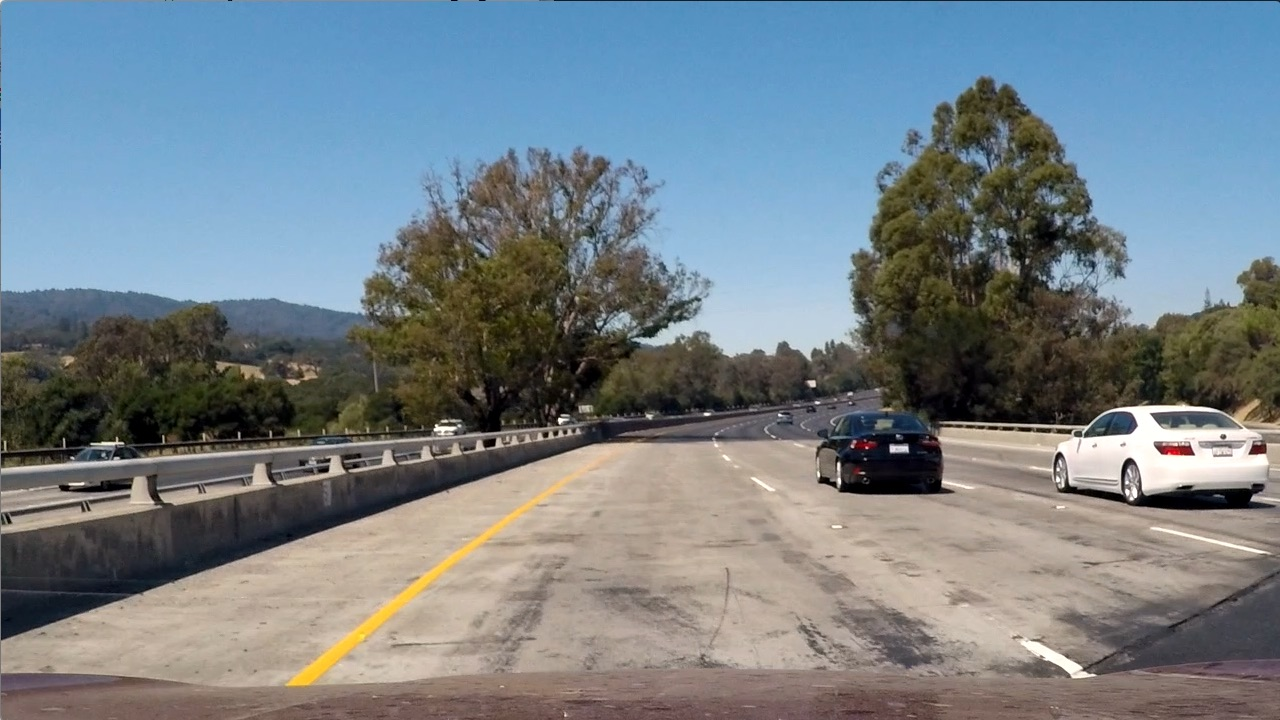
#> input picture Term1/CarND-Vehicle-Detection-master_P5/test_images/test1.jpg, 1280 x 720 px
$ jupyter execute --allow-errors Project5_vehical_detection.ipynb   (shell and % lines are left out)   (older library calls are emulated)
#> lines starting #> are read from the running program, lines starting #| are printed output that depends on the picture; after the words box and inside, x2 and y2 are one past the last pixel; in counts of white or black regions, pixels touching at a corner belong together
# Preprocessing , training dataset
## Udacity Self Driving Car Engineer Nanodegree - Project 5

In this fill we will processs the data and train the classifier:
- Identify vehicles in images
- Track vehicles across frames in a video stream

[cell 1]
# Import Libraries
import cv2
import numpy as np
import pandas as pd
from skimage.feature import hog
from skimage.io import imread
from scipy.misc import imresize
import matplotlib.pyplot as plt
from sklearn.externals import joblib
import matplotlib.image as mpimg
import glob
#> (the rest of this cell did not finish here and is left out)

###Step1: Define a function to draw boxes

Defines a fucntion called draw_boxes which takes the image , box boundiries, color and thickness and input and return and image with boxes drawn on it, uses open cv function cv2.rectangle to do this.

[cell 2]
def draw_boxes(img, bboxes, color=(255, 0, 255), thick=6):
    # make a copy of the image
#> called with color = (255, 0, 255), thick = 6
    draw_img = np.copy(img)
#> draw_img is the input picture: shape (720, 1280, 3); mean R, G, B 117.5, 128.7, 135.5
    # draw each bounding box on your image copy using cv2.rectangle()
    for box in bboxes:
        cv2.rectangle(draw_img, box[0], box[1], color, thick)
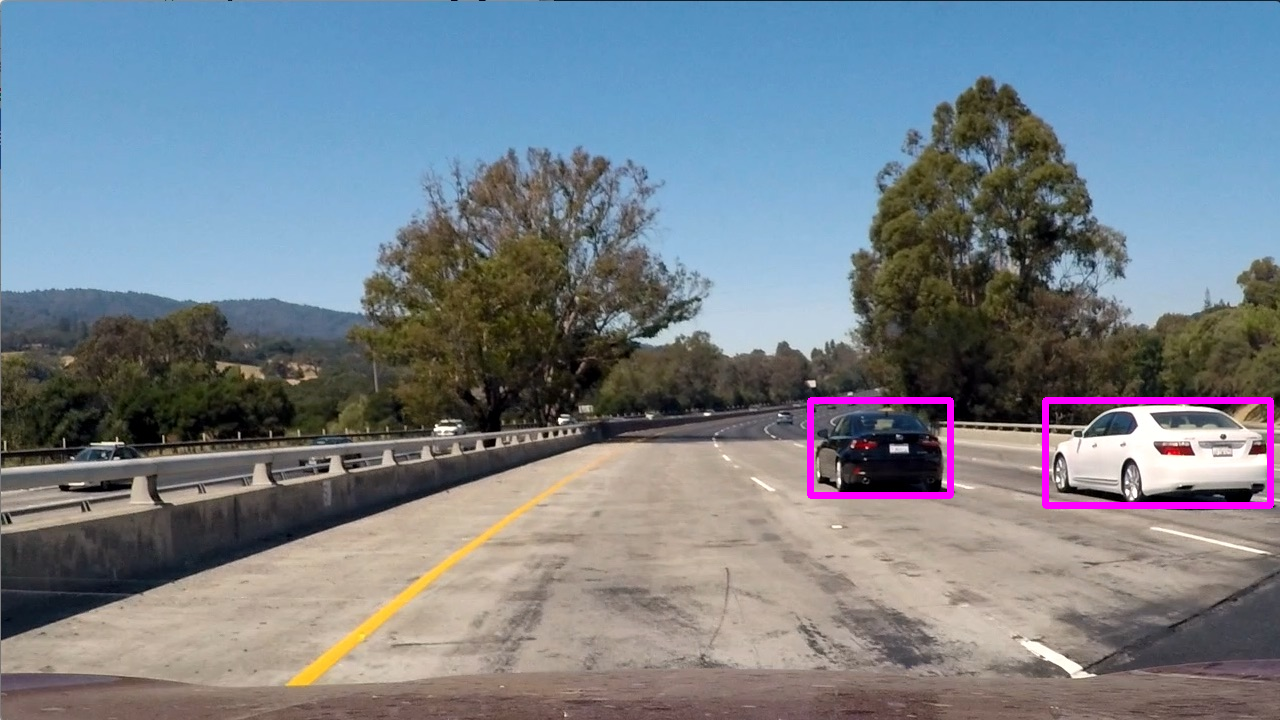
#> draw_img: shape (720, 1280, 3); 0.85% of pixels changed, all inside (x1, y1, x2, y2) = (807, 397, 1274, 509)
    return draw_img

[cell 3]
bboxes = [((810,400),(950,495)),((1045,400),(1270,505))]
plt.imshow(draw_boxes(mpimg.imread('test_images/test1.jpg'),bboxes=bboxes));

###Step2:Convert the provided input data to YUV and colour space and apply the HOG transform

In this step I defined two functions

features_extration_multiple_images –>for array of images
features_extration_single_image –> for single image
the above functions are used to resize the image to specific mentioned size using cv2.resize, convert the images to specified colour spaces and finally apply the HOG transforms using hog.compute.

Performance is tested with multiple color spaces (RGB, HSV, LUV, YUV) and finally found that the performance is better with the YUV colour space.

[cell 4]
#Initialize the HOG descriptor
hog = cv2.HOGDescriptor((64,64), (8,8), (8,8), (8,8), 9)
image = imread('test_images/test1.jpg')
hog.compute(image).shape

[cell 5]
# Load the vehical and non vehical images from the provided data set.
cars = glob.glob('data/vehicles/*/*.png')
notcar = glob.glob('data/non-vehicles/*/*.png')

features_extration_multiple_images
Define a function " features_extration_multiple_images"
to extract the features using HOG transforms for complete data set, it takes input as multiple images, colour to which images to be converted and resize dimensions

[cell 6]
def features_extration_multiple_images(imgs, color_space='RGB', size = (64,64)):
    # Create a list to append feature vectors to
    features = []
    # Iterate through the list of images
    hog = cv2.HOGDescriptor((64,64), (16,16), (8,8), (8,8), 9)
    for img in imgs:
        img = imread(img)
        if size != (64,64):
            img = cv2.resize(img, size)
        if color_space != 'RGB':
            if color_space == 'HSV':
                feature_image = cv2.cvtColor(img, cv2.COLOR_RGB2HSV)
            elif color_space == 'LUV':
                feature_image = cv2.cvtColor(img, cv2.COLOR_RGB2LUV)
            elif color_space == 'Lab':
                feature_image = cv2.cvtColor(img, cv2.COLOR_RGB2Lab)
            elif color_space == 'HLS':
                feature_image = cv2.cvtColor(img, cv2.COLOR_RGB2HLS)
            elif color_space == 'YUV':
                feature_image = cv2.cvtColor(img, cv2.COLOR_RGB2YUV)
            elif color_space == 'YCrCb':
                feature_image = cv2.cvtColor(img, cv2.COLOR_RGB2YCrCb)
        else: feature_image = np.copy(img)

        hog_features = np.ravel(hog.compute(feature_image))
        features.append(hog_features)
    # Return list of feature vectors
    return features

Convert the vehical and non vehical to features data.

[cell 7]
# Convert the given features using the features_extration_multiple_images for the below provided dataset
car_features = features_extration_multiple_images(cars, color_space='YUV')
notcar_features = features_extration_multiple_images(notcar, color_space='YUV')

####features_extration_single_image

Define a function " features_extration_single_image"
to extract the features using HOG transforms for a single image provided, it takes a single images as input, color to which images to be converted

[cell 8]
def features_extration_single_image(img, color_space='YUV'):

    hog = cv2.HOGDescriptor((64,64), (16,16), (8,8), (8,8), 9)
    if color_space != 'RGB':
        if color_space == 'HSV':
            feature_image = cv2.cvtColor(img, cv2.COLOR_RGB2HSV)
        elif color_space == 'LUV':
            feature_image = cv2.cvtColor(img, cv2.COLOR_RGB2LUV)
        elif color_space == 'Lab':
            feature_image = cv2.cvtColor(img, cv2.COLOR_RGB2Lab)
        elif color_space == 'HLS':
            feature_image = cv2.cvtColor(img, cv2.COLOR_RGB2HLS)
        elif color_space == 'YUV':
            feature_image = cv2.cvtColor(img, cv2.COLOR_RGB2YUV)
        elif color_space == 'YCrCb':
            feature_image = cv2.cvtColor(img, cv2.COLOR_RGB2YCrCb)


    return np.ravel(hog.compute(feature_image))

Step3: Prepare the normalised input data and lables

Convert the features to zero mean and unit variance,
Prepared the labels for the provied input data vehical as “1” and non
vehicals as “0”

Before training to any classifier this data to be normalized so, features are converted to zero mean and unit variance.

[cell 9]
 # merge bot the vehical and non vehical data is to a single array
X = np.vstack((car_features, notcar_features)).astype(np.float64)
# fit to a pre colum scalar
#> (the rest of this cell did not finish here and is left out)

Prepare the labels for the provied input data
vehical as "1" and non vehicals as "0"

[cell 10]
y = np.hstack((np.ones(len(car_features)), np.zeros(len(notcar_features))))

Split the input data to train and test set 80% will be train data and 20% will be test data

[cell 11]
rand_state = 444
#> (the rest of this cell did not finish here and is left out)

Step 4: Select the best classifier and train and test the data

The next step is to select the classifier. The below three classifier are choosen to select one among them.

Linear Support Vector Machine
Logistic Regression Classifier
Multi-layer Perceptron
These were the results of training and testing on each one:

Classifier Training Accuracy Test Accuracy Prediction Time
LinearSVC 1.00 .982 .0016sec
Logistic Regression 1.00 .987 .0002
Multi-layer Perceptron 1.00 .992 .0008

from the above results i have selected the MLP classifier.

#> (a cell that did not finish here is left out)

#> (a cell that did not finish here is left out)

Saving the classifier data, to load directly when needed.

#> (a cell that did not finish here is left out)

#> (a cell that did not finish here is left out)

Step 5: Define the sliding window

In sliding window approach I have choosen one slice of image at
once and applied the HOG transforms on that particular window.
Two minimize the search time and speed up pipeline , i have
eliminated the upper part of the image.
The sliding varies in various rages with a overlap of 80% is used,
to not miss the far and near vehicals which varies in size.
For better results, i have used the function predict_proba which
results probability of each class i.e car or non cars.
The thershold i have selected is 99% to avoid the false predictions
for each window.
Once the search for vehicals in the windows of all the sizes are done , then the
boundary boxes are drawn to black image of same size(masked image).
Next I use the OpenCV function cv2.findContours to find all of the
objects in the masked image and once the contours are found
Next I used the OpenCV function cv2.boundingRect on each contour to
get the coordinates of the bounding rect for each vehicle.
Finally merged the orinal image and the annotated image which finds
the vehicals.

[cell 16]
def sliding_window(img, x_start_stop=[None, None], y_start_stop=[None, None],
                    xy_window=(64, 64), xy_overlap=(0.75, 0.75)):
    # If x and/or y start/stop positions not defined, set to image size
    if x_start_stop[0] == None:
        x_start_stop[0] = 0
    if x_start_stop[1] == None:
        x_start_stop[1] = img.shape[1]
    if y_start_stop[0] == None:
        y_start_stop[0] = 0
    if y_start_stop[1] == None:
        y_start_stop[1] = img.shape[0]
    # Compute the span of the region to be searched
    xspan = x_start_stop[1] - x_start_stop[0]
    yspan = y_start_stop[1] - y_start_stop[0]
    # Compute the number of pixels per step in x/y
    nx_pix_per_step = np.int(xy_window[0]*(1 - xy_overlap[0]))
    ny_pix_per_step = np.int(xy_window[1]*(1 - xy_overlap[1]))
    # Compute the number of windows in x/y
    nx_windows = np.int(xspan/nx_pix_per_step)
    ny_windows = np.int(yspan/ny_pix_per_step)
    # Initialize a list to append window positions to
    window_list = []
    # Loop through finding x and y window positions
    # Note: you could vectorize this step, but in practice
    # you'll be considering windows one by one with your
    # classifier, so looping makes sense
    for ys in range(ny_windows):
        for xs in range(nx_windows):
            # Calculate window position
            startx = xs*nx_pix_per_step + x_start_stop[0]
            endx = (xs+1)*nx_pix_per_step + x_start_stop[0]
            starty = ys*ny_pix_per_step + y_start_stop[0]
            endy = (ys+1)*ny_pix_per_step + y_start_stop[0]
            # Append window position to list
            window_list.append(((startx, starty), (endx, endy)))
    # Return the list of windows
    return window_list

[cell 17]
def find_vehicals(image):
#> called with image = 'test_images/test1.jpg'
    image = imread(image)
    detected = []
    size = 320
    count = 0
    while size < 720:
        windows = sliding_window(image, x_start_stop=[None, None], y_start_stop=[400, 660],
                            xy_window=(size, size), xy_overlap=(0.8, 0.8))
        for window in windows:
            features = []
            current = cv2.resize((image[window[0][1]: window[1][1], window[0][0]: window[1][0]]),(64,64))
            hog_features = features_extration_single_image(current,color_space='YUV')
            scaled_features = X_scaler.transform(hog_features)
            if current.shape[0] > 0:
                if mlp.predict_proba(scaled_features.reshape(1,-1))[0][1] > .99:
                    detected.append(window)
            count += 1
        size += 16
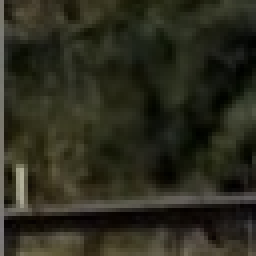
#> current: shape (64, 64, 3) (shown 4 times larger); mean R, G, B 43.6, 43.3, 29.8
#> after the loop, count = 0; detected = []; size = 320
    result = np.copy(image)
    found_cars = np.zeros_like(image)
    # Draw all the boxes detected
    found_cars = draw_boxes(found_cars, bboxes=detected, thick=-1)
    #Contours can be explained simply as a curve joining all the continuous points (along the boundary),
    #having same color or intensity. The contours are a useful tool for shape analysis and object detection and recognition.
    im2, contours, hierarchy = cv2.findContours(found_cars[:,:,2].astype('uint8'),cv2.RETR_TREE,cv2.CHAIN_APPROX_SIMPLE)
    for cnt in contours:
        # get the boundaries of the eac contours
        x,y,w,h = cv2.boundingRect(cnt)
        # Draw the rectangle on the empty image
        cv2.rectangle(result, (x, y), (x + w, y + h), (255, 0, 255), 6)

    #plot the images for car detections and find_vehical images
    f, (ax1,ax2, ax3) = plt.subplots(1,3, figsize=(10,6))
    f.tight_layout()
    ax1.axis('off')
    ax1.set_title('Image')
    ax1.imshow(image)
    ax2.axis('off')
    ax2.set_title('Car Detections')
    ax2.imshow(found_cars, cmap='hot')
    ax3.axis('off')
    ax3.set_title('find_vehicals Image')
    ax3.imshow(result)

#> (a cell that did not finish here is left out)

Step 6: Define the class for video pipelines and draw boxes for found lines

Finally to find the vehicals in the input video stream, a new class
is created to store all the rectangle boundaries in past 12 frames in a list.

Then in each frame combine the rectangle from the present frame to
previous frame and group it using cv2.groupRectangles function
which combines the over lapping rectangles in to a single rectangle

Here an addtional advantge is the threshold setting which helps to
eleminate the false finding. In detail if parameter set to 10 means
it will look for the ten overlaps and ignore the rest. So here the
vehical should be detected in 10 frames out of 12. Thus false
positive will be eleminated.

[cell 19]
from collections import deque
class found_boxes:
    def __init__(self):
        self.count = 0
#> self.count = 0
        self.detections = deque(maxlen=12)

$ run again, with Term1/CarND-Vehicle-Detection-master_P5/test_images/test4.jpg copied over Term1/CarND-Vehicle-Detection-master_P5/test_images/test1.jpg
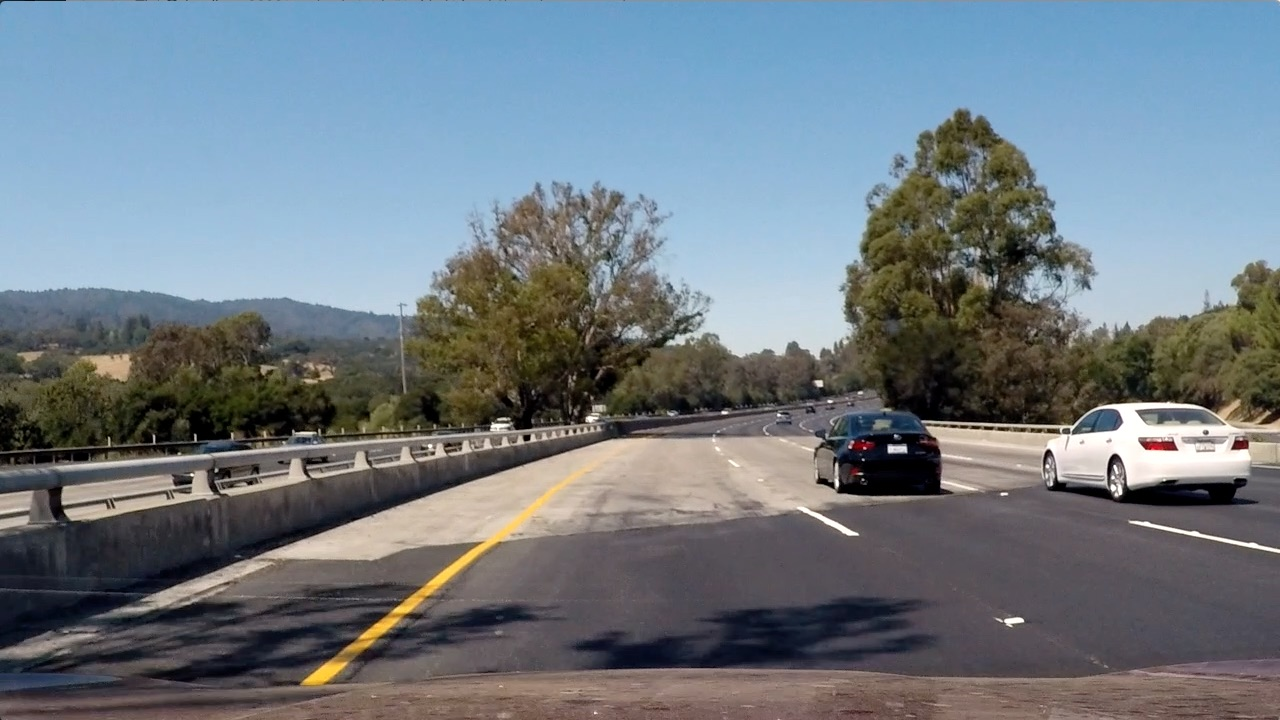
#> input picture Term1/CarND-Vehicle-Detection-master_P5/test_images/test4.jpg, 1280 x 720 px
#> in draw_boxes, draw_img is the input picture: shape (720, 1280, 3); mean R, G, B 112.2, 122.7, 130.9
#> after the loop in draw_boxes, `for box in bboxes:`:
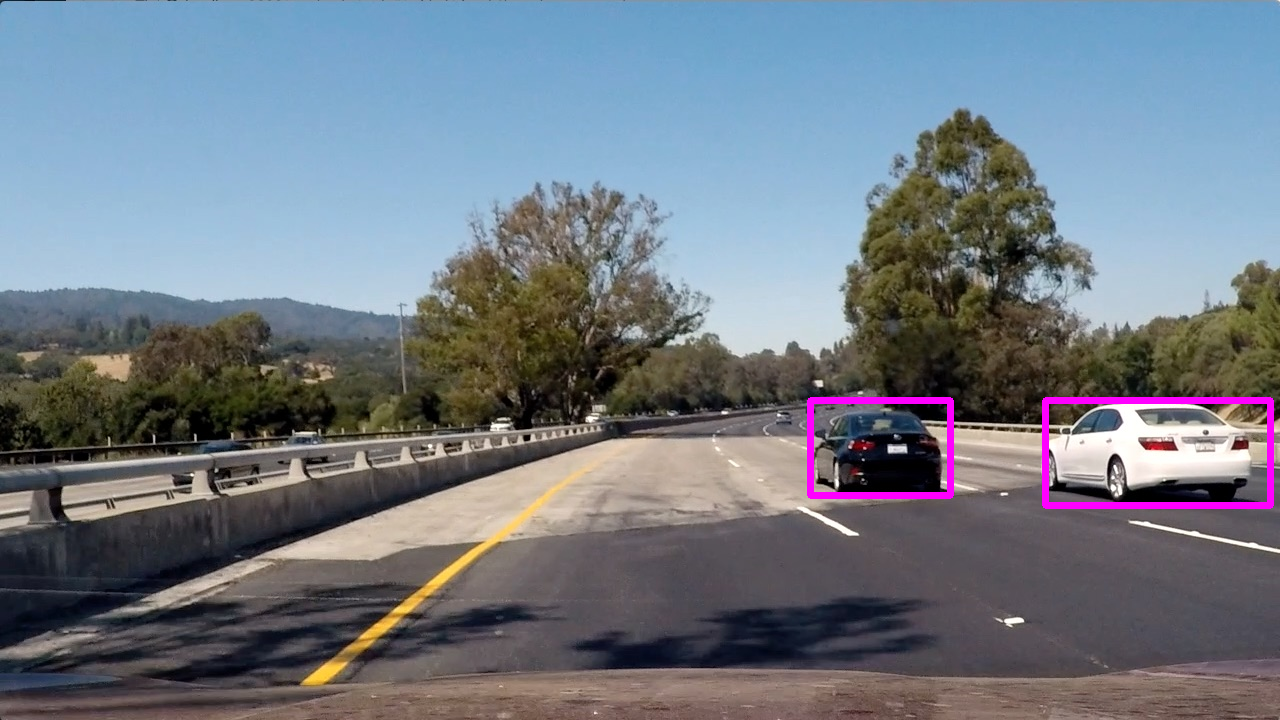
#> draw_img: shape (720, 1280, 3); 0.85% of pixels changed, all inside (x1, y1, x2, y2) = (807, 397, 1274, 509)
#> after the loop in find_vehicals, `while size < 720:`:
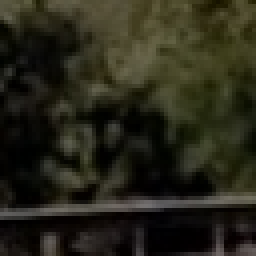
#> current: shape (64, 64, 3) (shown 4 times larger); mean R, G, B 39.5, 38.2, 25.1
#> after the loop in find_vehicals, `while size < 720:`: count = 0; detected = []; size = 320
#> self.count = 0
